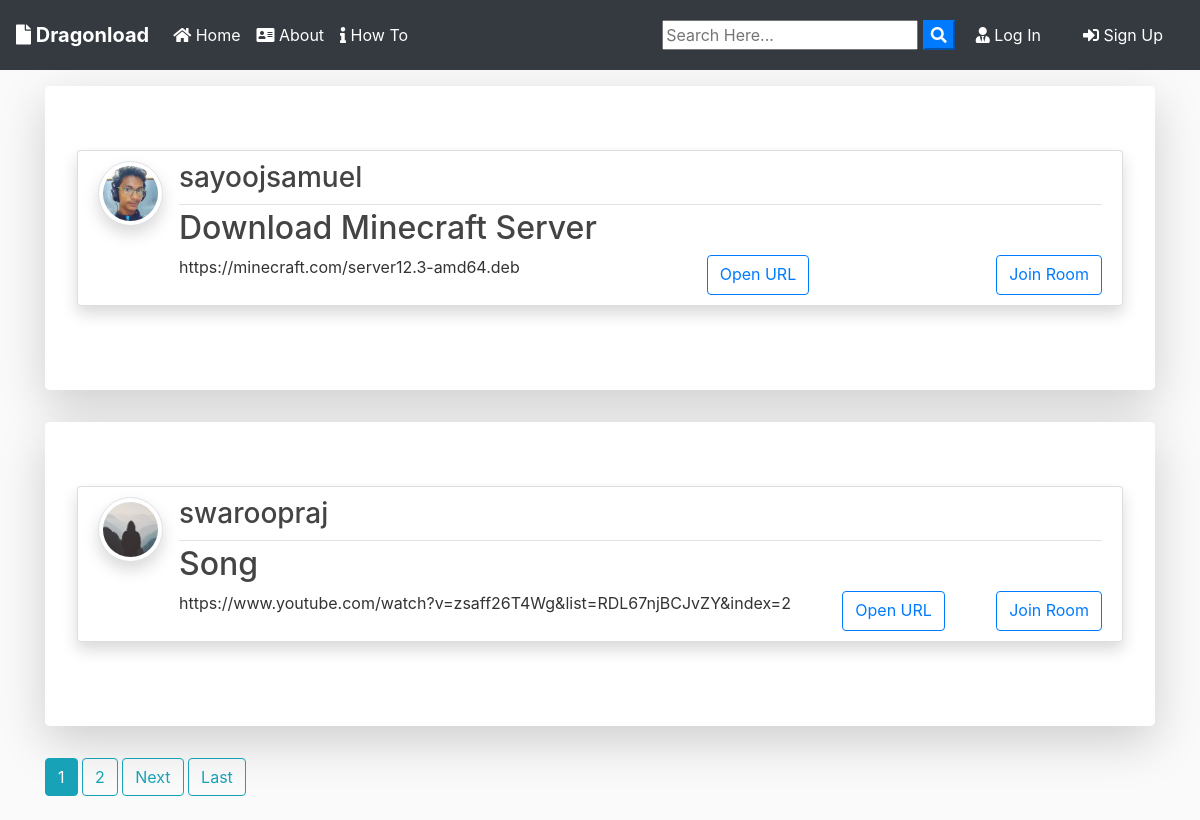
The page / on the database its author committed.
### blog/models.py (models this page shows, shortened)
class Post(models.Model):
	title = models.CharField(max_length=100)
	url = models.URLField(max_length = 100)
	date_posted = models.DateTimeField(default=timezone.now)
	author = models.ForeignKey(User, on_delete=models.CASCADE)

### users/models.py (models this page shows, shortened)
class Profile(models.Model):
    user = models.OneToOneField(User, on_delete=models.CASCADE)
    image = models.ImageField(default='default.jpg', upload_to='profile_pics')
    ip_address =  models.CharField(max_length=30, default = '1.1.1.1')

### blog/views.py (the view)
# urls.py: path('', PostListView.as_view(), name='blog-home'),
class PostListView(ListView):
    model = Post
    template_name = 'blog/home.html'  # <app>/<model>_<viewtype>.html
    context_object_name = 'posts'
    ordering = ['-date_posted']
    paginate_by = 2

### blog/templates/blog/home.html (shortened to what this page needs)
{% extends "blog/base.html" %}
{% block content %}
    {% for post in posts %}
      <div class="jumbotron mt-3 bg-white shadow-lg">
      <article class="media content-section shadow">
        <a href="{{ post.author.profile.image.url }} " target="_blank"> <img src="{{ post.author.profile.image.url }}  " alt="" class="article-img rounded-circle img-thumbnail img-fluid shadow">
        </a>
        <div class="media-body">
          <div class="article-metadata d-flex justify-content-between">
            <a class="mr-2 " href="{% url 'user-posts' post.author.username  %}"><h3>{{ post.author }}</h3></a>
          </div>
          <h2><a class="article-title text-justify " href="{% url 'post-detail' post.id %}">{{ post.title }}</a></h2>
          <div class="d-flex justify-content-between">
            <p class="article-content text-justify text-truncate overflow-hidden">{{ post.url }}</p>
            <a class="btn btn-outline-primary  btn-d "  href="{{ post.url }}"  download type="submit">Open URL</a>
            <a class="btn btn-outline-primary  btn-d "  href="{% url 'post-detail' post.id %}"   type="submit">Join Room</a>
          </div>
        </div>
      </article>
      </div>
    {% endfor %}
    {% if is_paginated %}
      {% for num in page_obj.paginator.page_range %}
        {% if page_obj.number == num %}
          <a class="btn btn-info mb-4" href="?page={{ num }}">{{ num }}</a>
        {% elif num > page_obj.number|add:'-3' and num < page_obj.number|add:'3' %}
          <a class="btn btn-outline-info mb-4" href="?page={{ num }}">{{ num }}</a>
        {% endif %}
      {% endfor %}
      {% if page_obj.has_next %}
        <a class="btn btn-outline-info mb-4" href="?page={{ page_obj.next_page_number }}">Next</a>
        <a class="btn btn-outline-info mb-4" href="?page={{ page_obj.paginator.num_pages }}">Last</a>
      {% endif %}
    {% endif %}
{% endblock content %}

### blog/static/blog/main.css (style rules this page uses)
body { background: #fafafa; color: #333333; margin-top: 0; }
h1, h2, h3, h4, h5, h6 { color: #444444; }
.content-section { background: #ffffff; padding: 10px 20px; border: 1px solid #dddddd; border-radius: 3px; margin-bottom: 20px; }
.article-title { color: #444444; }
.article-content { white-space: pre-line; }
.article-img { height: 65px; width: 65px; margin-right: 16px; }
.article-metadata { padding-bottom: 1px; margin-bottom: 4px; border-bottom: 1px solid #e3e3e3 }

### rows shown on the page
Post: author.profile.image (picture), author "sayoojsamuel", title "Download Minecraft Server", url "https://minecraft.com/server12.3-amd64.deb"
Post: author.profile.image (placeholder picture), author "swaroopraj", title "Song", url "https://www.youtube.com/watch?v=zsaff26T4Wg&list=RDL67njBCJvZY&index=2"

### other values the page prints
{{ num }} "1"
{{ num }} "2"
